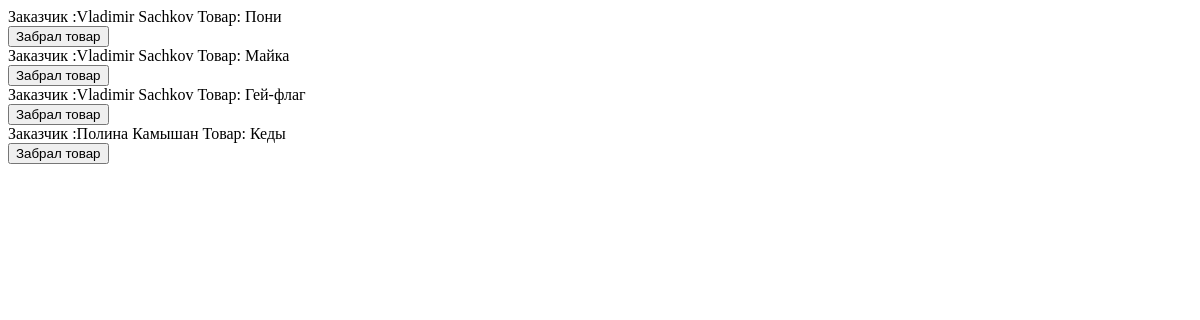
Page /spisok-zakazov/ (signed in) on the earlier database version.
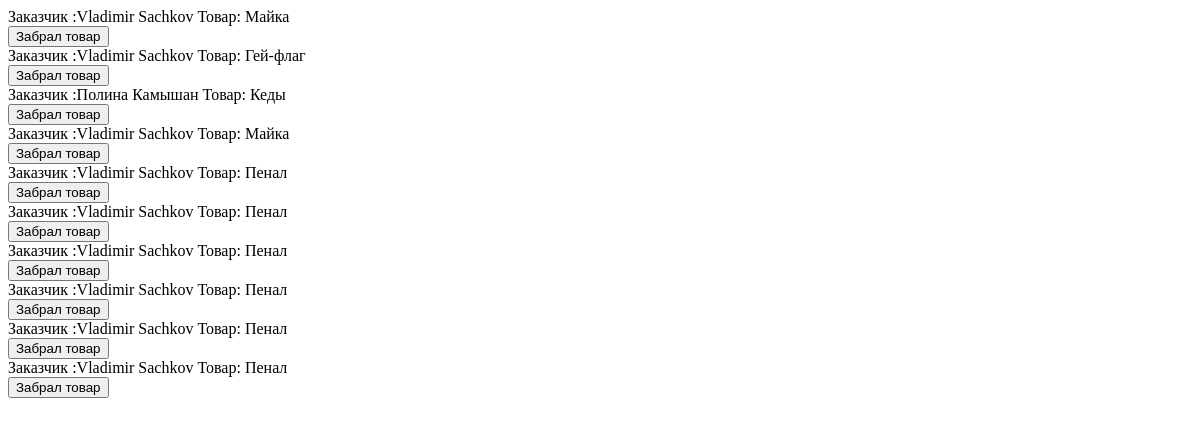
Same page on the later database version.
### polls/models.py (models this page shows)
class zakaz(models.Model):
    user = models.CharField(max_length=100, default='user')
    tovar = models.CharField(max_length=100, default='name')
    idd = models.CharField(max_length=100, default='id')
    def __str__(self):
        return 'Заказчик :' + self.user + ' Товар: ' + self.tovar

### polls/views.py (the view)
# urls.py: path('spisok-zakazov/',product),
def product(request):
    if request.user.is_authenticated:
        if request.user.has_perm('Superuser status'):
            zakazs = zakaz.objects.all()
            for zak in zakazs:
                if request.POST.get(zak.idd):
                    zak.delete()
            return render(request,'Spisok.html',context = {'zakazs':zakazs})
        else:
            return HttpResponse('Недостаточно прав')
    else:
        return redirect('/')

### templates/Spisok.html (shortened to what this page needs)
<!DOCTYPE html>
<html lang="en">
<head>
</head>
<body>
{% for zakaz in zakazs %}
    {{ zakaz }}
    <form method = 'post'>
        <input type = 'submit' value = 'Забрал товар' name = {{ zakaz.idd }}>
    </form>
{% endfor %}
</body>
</html>

Differences in the rows shown:
removed zakaz: user+tovar "Заказчик :Vladimir Sachkov Товар: Пони"
added zakaz: user+tovar "Заказчик :Vladimir Sachkov Товар: Майка"
added zakaz: user+tovar "Заказчик :Vladimir Sachkov Товар: Пенал"
added zakaz: user+tovar "Заказчик :Vladimir Sachkov Товар: Пенал"
added zakaz: user+tovar "Заказчик :Vladimir Sachkov Товар: Пенал"
added zakaz: user+tovar "Заказчик :Vladimir Sachkov Товар: Пенал"
added zakaz: user+tovar "Заказчик :Vladimir Sachkov Товар: Пенал"
added zakaz: user+tovar "Заказчик :Vladimir Sachkov Товар: Пенал"
